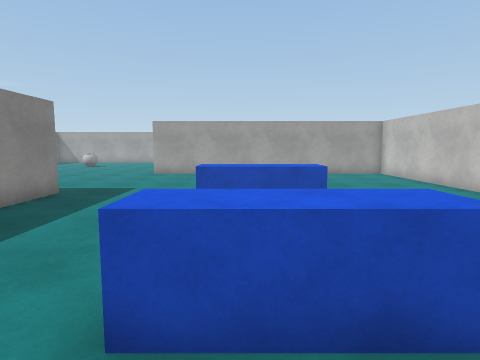
view 1 (above)

18 first-person views from a walk through a Unity game level. The camera is 1.4 m above the floor, tilts 6° down and sees 75° across. The floor is counted in squares, 1 m on a side. Each view is taken from the middle of a square. On the plan, view 1 faces up. The plan holds only what a view shows up to about 14 squares ahead; the rest is blank. Surface patterns are stand-ins for the level's own textures.

view 2
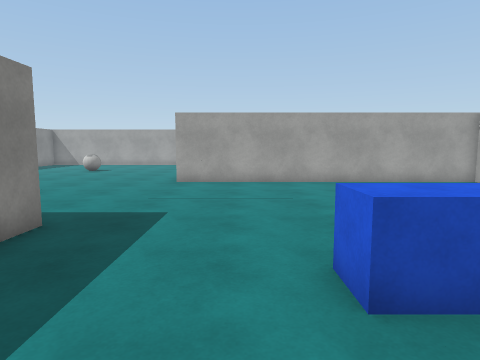

view 3
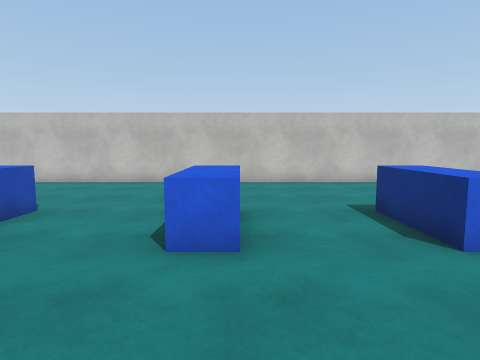

view 4
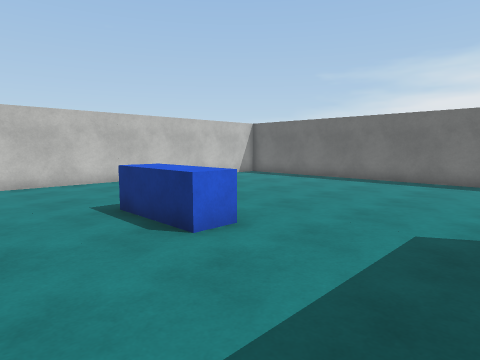

view 5
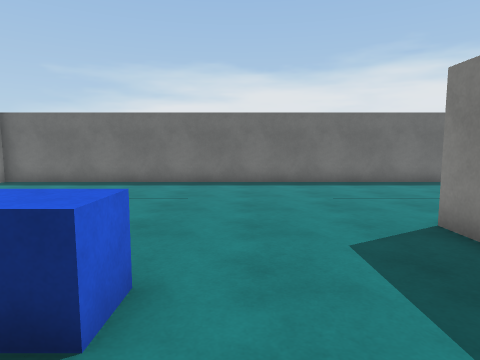

view 6
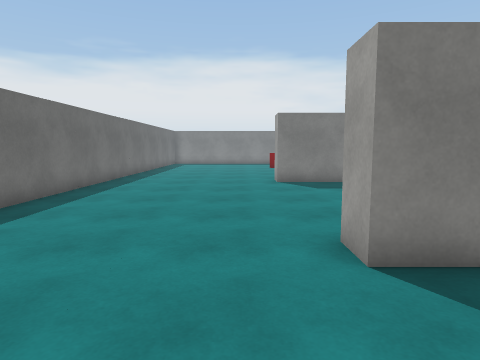

view 7
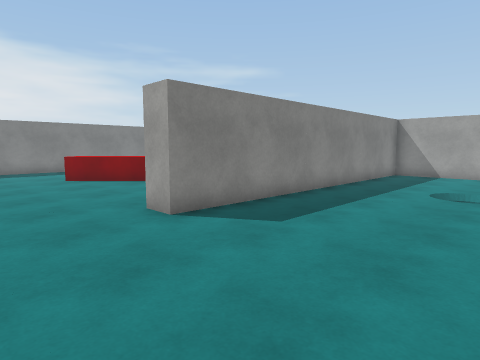

view 8
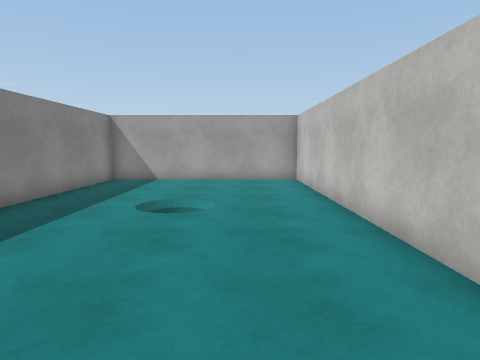

view 9
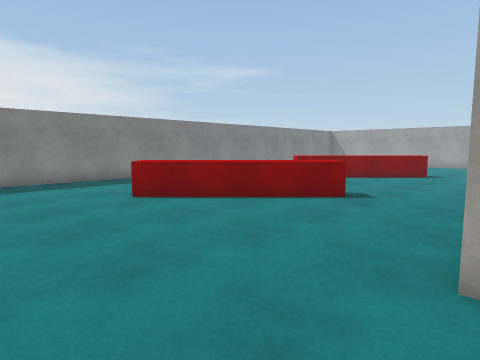

view 10
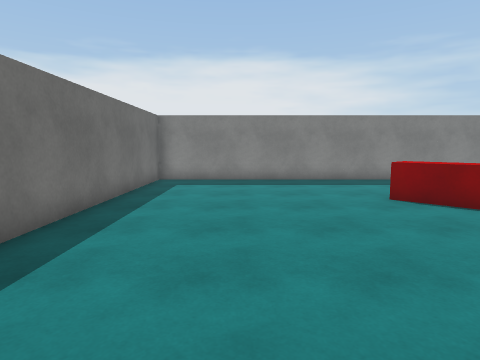

view 11
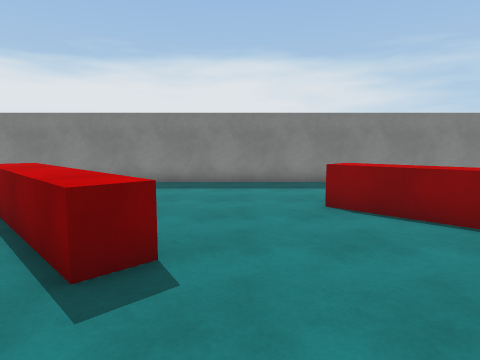

view 12
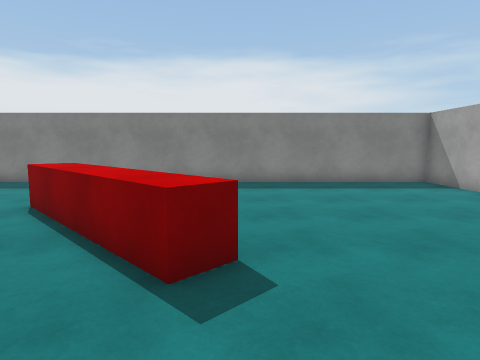

view 13
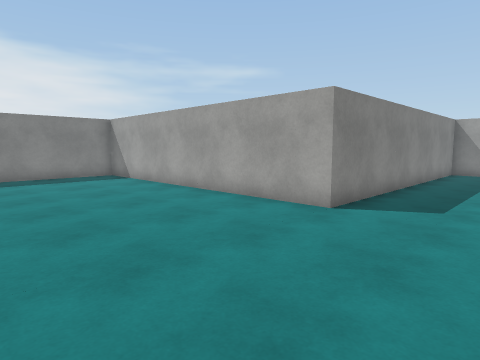

view 14
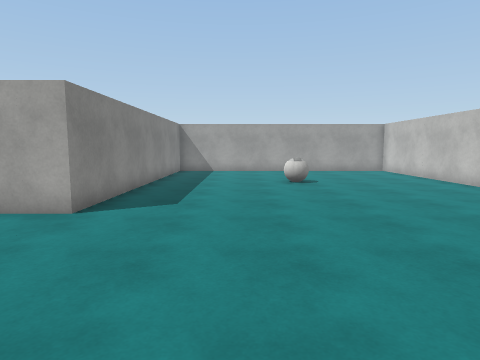

view 15
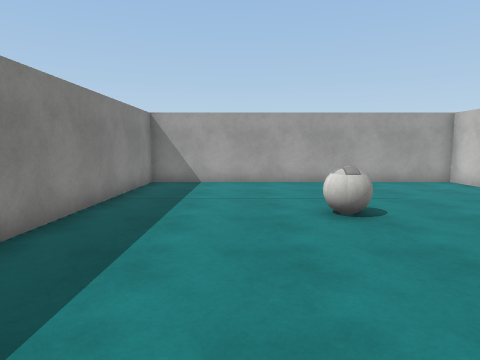

view 16
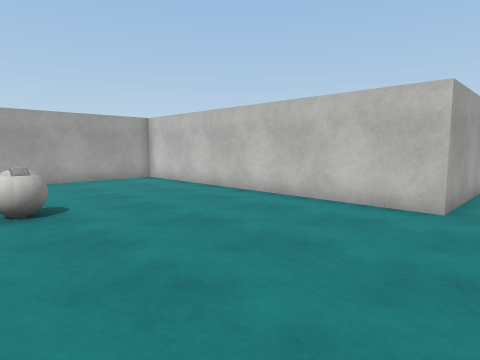

view 17
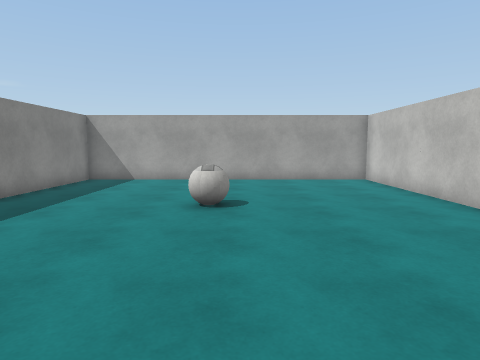

view 18
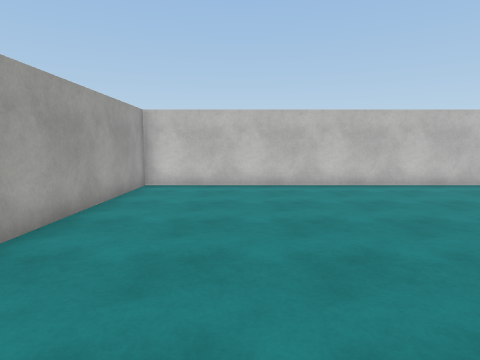

### Floor plan
Key: @ floor where view 1 was taken; # wall or solid block; . floor; = window, fence, low wall or low ledge; ^ raised ledge; v drop or lower ground; O other object.
Columns run from 29 left of view 1 to 8 right of it. Each row starts with its distance up from view 1.
 29             ##############
 28             #............#
 27             #............#
 26             #............#
 25             #............#
 24             #............#
 23             #.....OO.....#
 22             #.....O......#
 21             #............#
 20             #............#
 19             #............#
 18             #............#
 17 #############............#############
 16 #....................................#
 15 #....................................#
 14 #................... ................#
 13 #................... ................#
 12 #..................   ...............#
 11 #...............      ...............#
 10 #.............. .      ..............#
  9 #........^.. .##########.............#
  8 #       ^^=.  #........#.....  ......#
  7 #      ^^^... #........#....^^^^.....#
  6 #     ^^^.... #........#.............#
  5 #... ^^^..... #........# ............#
  4 #.....=...... #........#  ........   #
  3 #............ #...vv...#  ..^^^^     #
  2 #.............#...vv...#. ..^^^......#
  1 #........^....#........# ............#
  0 #.......^^=...#........#.....@.......#
 -1 #...   ^^^....#........#....^^^^.....#
 -2 #..   ^^^.....#........#....^^^......#
 -3 #....^^^......#........#......     ..#
 -4 #.....=.......#........#.......      #
 -5 #...............................     #
 -6 #................................    #
 -7 #.................................   #
 -8 #.................................   #
 -9 #................................
-10 #....................................
-11 #........... ........................#
-12 ##########   #########################

Positions as (right, up) in squares from view 1, and headings:
1: (0, 0), facing up
2: (-2, 4), facing up
3: (-5, 2), facing right
4: (-5, 2), facing down-right
5: (-2, 1), facing down
6: (-2, -6), facing left
7: (-9, -8), facing up-left
8: (-9, -5), facing up
9: (-15, -8), facing up-left
10: (-15, -8), facing left
11: (-16, 2), facing left
12: (-16, 9), facing left
13: (-13, 10), facing up-left
14: (-13, 10), facing up
15: (-13, 16), facing up
16: (-12, 15), facing up-right
17: (-10, 15), facing up
18: (-4, 13), facing right
